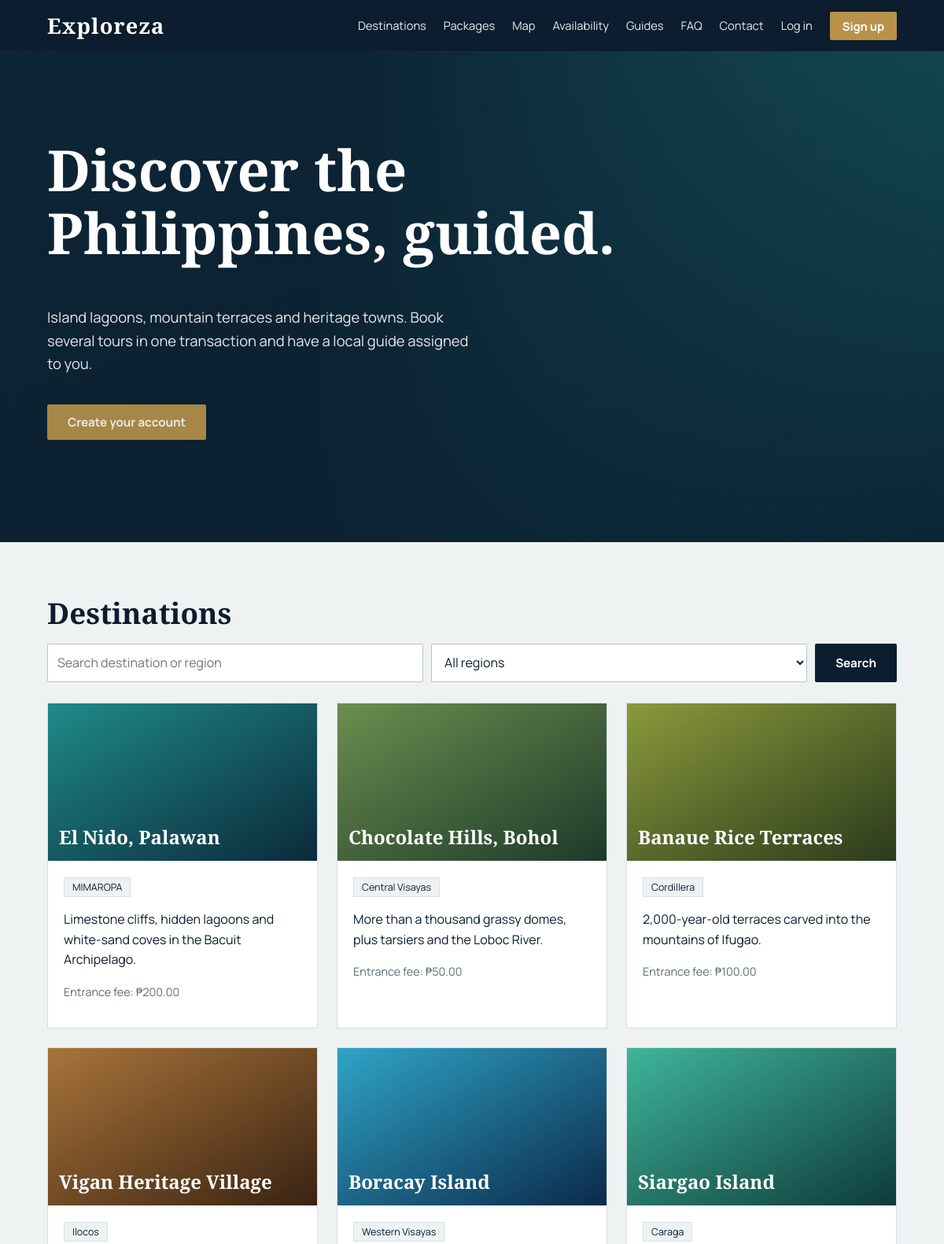
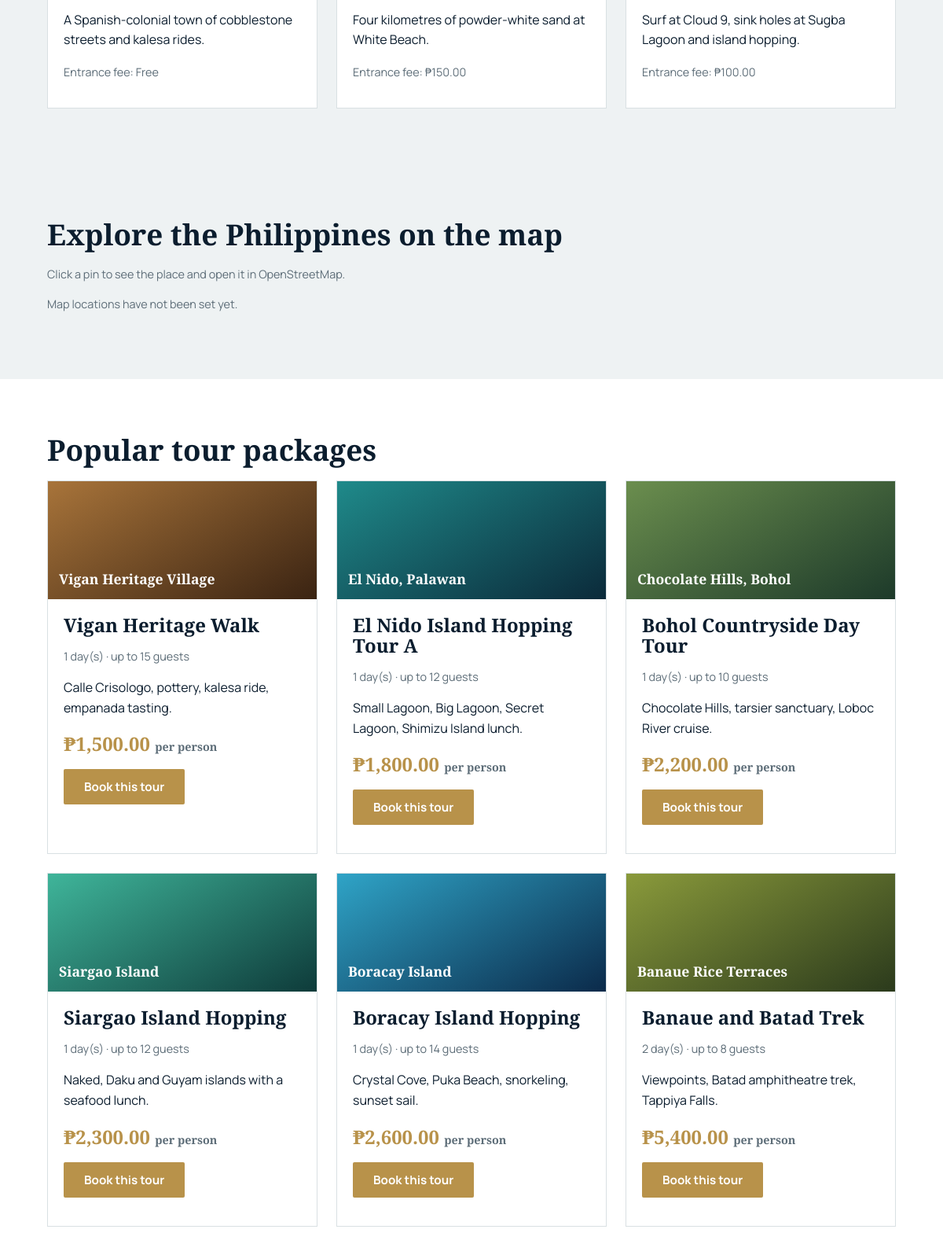
The page / (upper part) on the database its author committed (2 pictures, top to bottom).
### tables this page shows
CREATE TABLE destinations(destination_id INT AUTO_INCREMENT PRIMARY KEY, name VARCHAR(80) NOT NULL, region VARCHAR(60) NOT NULL, description TEXT, entrance_fee DECIMAL(10,2) DEFAULT 0, cover VARCHAR(30) DEFAULT '#1f6f78,#0b1d2e', photo VARCHAR(150) NULL, photo_credit VARCHAR(255) NULL);

CREATE TABLE packages(package_id INT AUTO_INCREMENT PRIMARY KEY, destination_id INT NOT NULL, title VARCHAR(120) NOT NULL, itinerary TEXT, duration_days INT DEFAULT 1, price DECIMAL(10,2) NOT NULL, inclusions TEXT, exclusions TEXT, max_participants INT DEFAULT 10, FOREIGN KEY(destination_id) REFERENCES destinations(destination_id));

### index.php (the view, shortened to what this page needs)
<?php
$u = me();
$qs = trim($_GET['s'] ?? '');
$rg = $_GET['r'] ?? '';
$sql = 'SELECT * FROM destinations WHERE (name LIKE ? OR region LIKE ?)' . ($rg ? ' AND region=?' : '');
$ds = q($sql, array_merge(["%$qs%", "%$qs%"], $rg ? [$rg] : []))->fetchAll();
try {
    $hp = q(
        "SELECT photo FROM destinations WHERE photo IS NOT NULL AND photo<>'' ORDER BY destination_id LIMIT 1"
    )->fetchColumn();
} catch (Exception $e) {
    $hp = null;
}
$heroStyle = $hp
    ? "background:linear-gradient(100deg,rgba(11,29,46,.92) 30%,rgba(11,29,46,.25)),url('" .
        BASE_URL .
        'assets/images/destinations/' .
        rawurlencode($hp) .
        "') center/cover"
    : '';
function link_for($id) {
    $u = me();
    if (!$u) {
        return BASE_URL . 'auth/login.php?next=' . urlencode("customer/book.php?pkg=$id");
    }
    return BASE_URL . "customer/book.php?pkg=$id";
}
?>
<section class="hero" style="<?= $heroStyle ?>">
<h1>Discover the<br>Philippines, guided.</h1>
<p>Island lagoons, mountain terraces and heritage towns. Book several tours in one transaction and have a local guide assigned to you.</p>
<p><a class="btn" href="<?= $u?'#packages':BASE_URL.'auth/register.php' ?>"><?= $u?'Browse packages':'Create your account' ?></a></p>
</section>
<section class="sec" id="destinations">
<h2>Destinations</h2>
<form class="bar" method="get" action="#destinations"><input name="s" placeholder="Search destination or region" value="<?= h($qs) ?>"><select name="r"><option value="">All regions</option><?php foreach($regions as $r) echo '<option'.($r==$rg?' selected':'').'>'.h($r).'</option>'; ?></select><button class="btn alt">Search</button></form>
<div class="grid"><?php foreach($ds as $d): [$c1,$c2]=explode(',',$d['cover']); ?>
<div class="card">
<div class="cover tall" style="<?= cover_bg($d) ?>"><?= h($d['name']) ?>
</div>
<div class="pad"><span class="tag"><?= h($d['region']) ?></span>
<p><?= h($d['description']) ?></p>
<p class="muted">Entrance fee: <?= $d['entrance_fee']>0?php_($d['entrance_fee']):'Free' ?></p><?php if(!empty($d['photo_credit'])): ?>
<p class="credit">Photo: <?= h($d['photo_credit']) ?></p><?php endif; ?>
</div>
</div><?php endforeach; if(!$ds) echo '<p>No destinations match your search.</p>'; ?>
</div>
</section>
<section class="sec" id="map">
<h2>Explore the Philippines on the map</h2>
<p class="muted">Click a pin to see the place and open it in OpenStreetMap.</p>
</section>
<section class="sec w" id="packages">
<h2>Popular tour packages</h2>
<div class="grid">
<?php foreach(q("SELECT p.*,d.*,d.name dn FROM packages p JOIN destinations d USING(destination_id) ORDER BY p.price")->fetchAll() as $p): [$c1,$c2]=explode(',',$p['cover']); $l=link_for($p['package_id']); ?>
<div class="card">
<div class="cover" style="height:150px;<?= cover_bg($p) ?>;font-size:1.1rem"><?= h($p['dn']) ?>
</div>
<div class="pad">
<h3><?= h($p['title']) ?></h3>
<p class="muted"><?= $p['duration_days'] ?> day(s) · up to <?= $p['max_participants'] ?> guests</p>
<p><?= h($p['itinerary']) ?></p>
<div class="price"><?= php_($p['price']) ?> <span class="muted">per person</span>
</div><?php if($l!==''): ?>
<p><a class="btn" href="<?= $l ?>">Book this tour</a></p><?php else: ?>
<p class="muted">Admin view</p><?php endif; ?>
</div>
</div><?php endforeach; ?>
</div>
</section>

### assets/css/style.css (style rules this page uses)
:root { --ink: #0b1d2e; --sea: #1f6f78; --brass: #b8924a; --mist: #eef2f3; --line: #d9e0e3; --card: #fff; }
* { box-sizing: border-box; }
body { margin: 0; font: 16px/1.6 Manrope, sans-serif; color: var(--ink); background: var(--mist); }
h1, h2, h3 { font-family: "Cormorant Garamond", serif; font-weight: 600; line-height: 1.1; margin: 0 0 0.5em; }
h1 { font-size: clamp(2.6rem, 6vw, 4.8rem); }
h2 { font-size: 2.3rem; }
h3 { font-size: 1.5rem; }
a { color: var(--sea); }
.btn { display: inline-block; background: var(--brass); color: #fff !important; border: 0; padding: 12px 26px; border-radius: 2px; font: 700 0.95rem Manrope; cursor: pointer; text-decoration: none; }
.btn.alt { background: var(--ink); }
.hero { min-height: 78vh; display: flex; flex-direction: column; justify-content: center; padding: 0 5vw; color: #fff; background: linear-gradient(100deg, rgba(11, 29, 46, 0.92) 35%, rgba(11, 29, 46, 0.35)), linear-gradient(160deg, #1f8a8a, #0b2a3a); }
.hero p { max-width: 540px; font-size: 1.15rem; opacity: 0.9; }
.sec { padding: 70px 5vw; }
.sec.w { background: #fff; }
.bar { display: flex; gap: 10px; flex-wrap: wrap; margin: 0 0 26px; }
.grid { display: grid; grid-template-columns: repeat(auto-fill, minmax(270px, 1fr)); gap: 24px; }
.card { background: var(--card); border: 1px solid var(--line); overflow: hidden; }
.card .pad { padding: 20px; }
.cover { height: 150px; display: flex; align-items: flex-end; padding: 14px; color: #fff; font: 600 1.5rem "Cormorant Garamond", serif; }
.price { font: 700 1.5rem "Cormorant Garamond", serif; color: var(--brass); }
.muted { color: #5d6d78; font-size: 0.9rem; }
input, select, textarea { width: 100%; padding: 11px 12px; border: 1px solid #b9c4ca; border-radius: 2px; font: inherit; background: #fff; color: var(--ink); color-scheme: light; }
.bar input, .bar select { width: auto; flex: 1; min-width: 160px; }
.tag { padding: 3px 10px; font-size: 0.78rem; background: var(--mist); border: 1px solid var(--line); }
.cover.tall { height: 200px; }
.cover { background-size: cover; }

### rows shown on the page
destinations: name "El Nido, Palawan", region "MIMAROPA", description "Limestone cliffs, hidden lagoons and white-sand coves in the Bacuit Archipelago.", entrance_fee "₱200.00"
destinations: name "Chocolate Hills, Bohol", region "Central Visayas", description "More than a thousand grassy domes, plus tarsiers and the Loboc River.", entrance_fee "₱50.00"
destinations: name "Banaue Rice Terraces", region "Cordillera", description "2,000-year-old terraces carved into the mountains of Ifugao.", entrance_fee "₱100.00"
destinations: name "Vigan Heritage Village", region "Ilocos", description "A Spanish-colonial town of cobblestone streets and kalesa rides.", entrance_fee "Free"
destinations: name "Boracay Island", region "Western Visayas", description "Four kilometres of powder-white sand at White Beach.", entrance_fee "₱150.00"
destinations: name "Siargao Island", region "Caraga", description "Surf at Cloud 9, sink holes at Sugba Lagoon and island hopping.", entrance_fee "₱100.00"
packages: destination.name "Vigan Heritage Village", title "Vigan Heritage Walk", duration_days "1", max_participants "15", itinerary "Calle Crisologo, pottery, kalesa ride, empanada tasting.", price "₱1,500.00"
packages: destination.name "El Nido, Palawan", title "El Nido Island Hopping Tour A", duration_days "1", max_participants "12", itinerary "Small Lagoon, Big Lagoon, Secret Lagoon, Shimizu Island lunch.", price "₱1,800.00"
packages: destination.name "Chocolate Hills, Bohol", title "Bohol Countryside Day Tour", duration_days "1", max_participants "10", itinerary "Chocolate Hills, tarsier sanctuary, Loboc River cruise.", price "₱2,200.00"
packages: destination.name "Siargao Island", title "Siargao Island Hopping", duration_days "1", max_participants "12", itinerary "Naked, Daku and Guyam islands with a seafood lunch.", price "₱2,300.00"
packages: destination.name "Boracay Island", title "Boracay Island Hopping", duration_days "1", max_participants "14", itinerary "Crystal Cove, Puka Beach, snorkeling, sunset sail.", price "₱2,600.00"
packages: destination.name "Banaue Rice Terraces", title "Banaue and Batad Trek", duration_days "2", max_participants "8", itinerary "Viewpoints, Batad amphitheatre trek, Tappiya Falls.", price "₱5,400.00"
